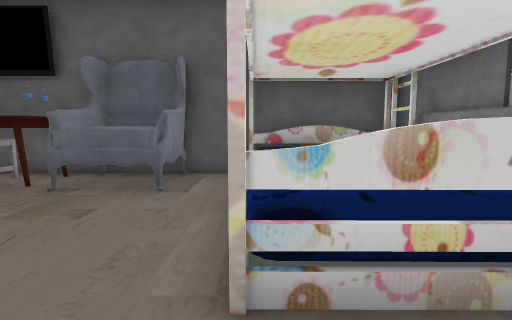
View 1 (above)

12 first-person views from a walk through a Unity game level. The camera is 1.2 m above the floor, tilts 6° down and sees 80° across. The floor is counted in squares, 1 m on a side. Each view is taken from the middle of a square. On the plan, view 1 faces up. The plan holds only what a view shows up to about 13 squares ahead; the rest is blank. The place goes on beyond the plan. The player is left out. Some surface patterns are stand-ins.

View 2
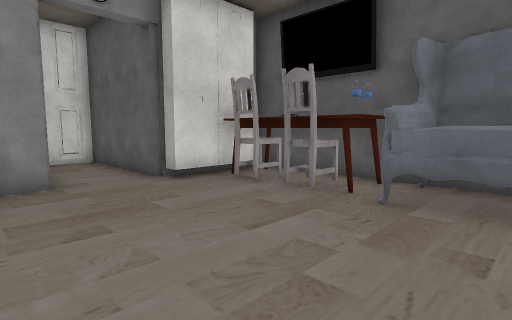

View 3
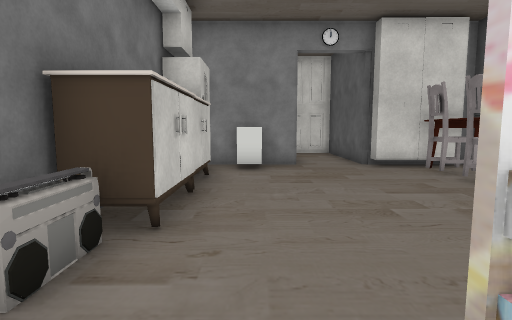

View 4
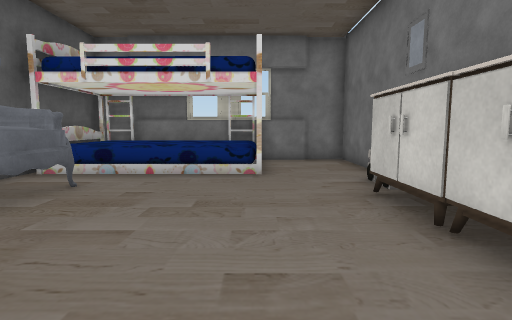

View 5
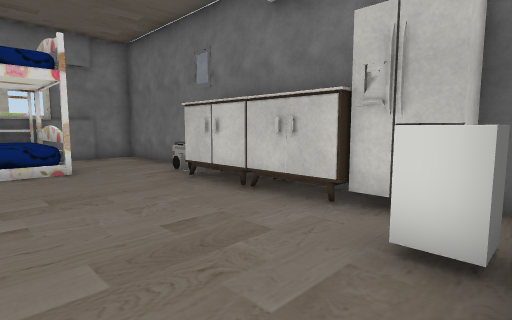

View 6
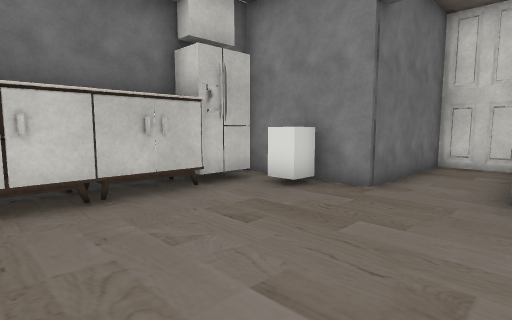

View 7
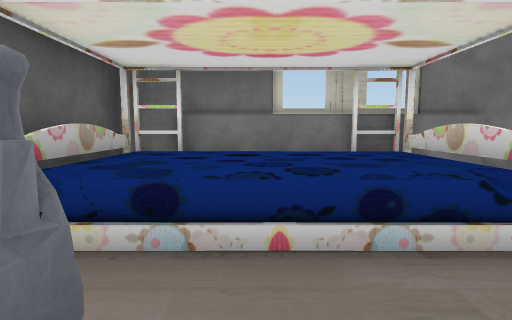

View 8
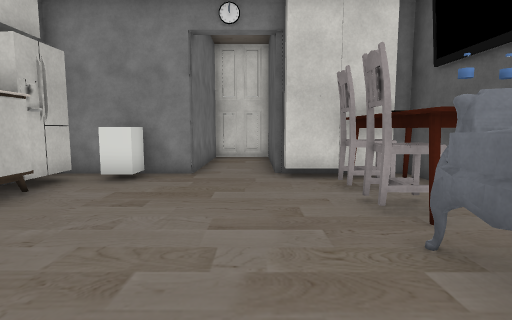

View 9
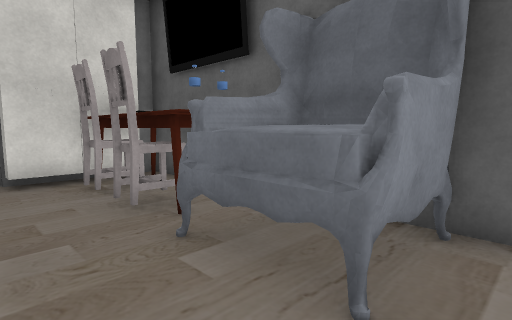

View 10
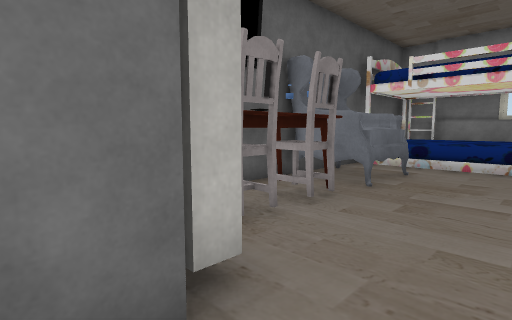

View 11
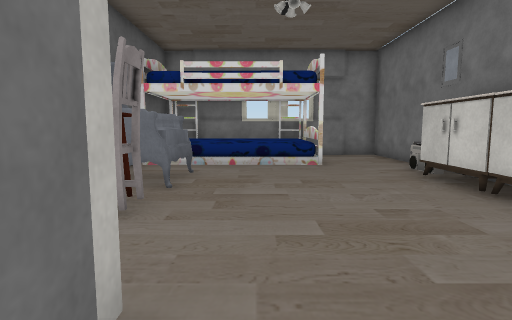

View 12
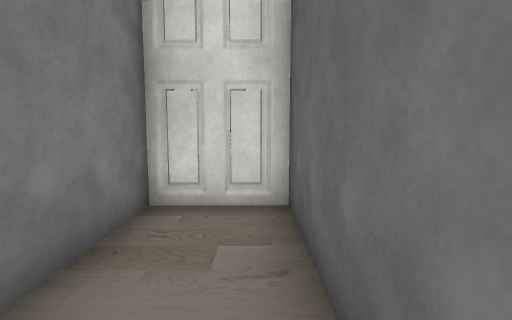

### Floor plan
Points are (right, up) in squares from view 1. A wall is a line through its corners. A room is listed if a view was taken in it or the views show most of it. See-through windows are left out.
Room 1 (views 1, 2, 3, 4, 5, 6, 7, 8, 9, 10, 11, 12)
walls: (-4.5, 6.1) (-5.5, 6.1); (-4.9, 6.2) (-5.7, 6.2); (-9, 4.5) (-13.6, 4.5) (-13.6, 2.3) (-9, 2.3) (-9, -1.2); (-0.5, -1.3) (3.7, -1.3) (3.7, 8) (-9, 8); (3.5, 0.1) (3.5, 6.7)
objects: fridge (-8, -1) to (-7, 0); bin (-8, 0) to (-8, 1); other object (-8, 6) to (-8, 7); chair (-7, 6); cabinet (-6, -1) to (-5, 0); chair (-6, 5); other object (-6, 6); cabinet (-5, -1) to (-3, 0); other object (-4, 6) to (-2, 7); speaker (-2, -1) to (-1, -1); bed (0, 2) to (3, 7)

Positions as (right, up) in squares from view 1, and headings:
1: (0, 0), facing up
2: (-2, 1), facing up-left
3: (1, 1), facing left
4: (-8, 2), facing right
5: (-9, 4), facing down-right
6: (-3, 5), facing down-left
7: (-3, 5), facing right
8: (-1, 4), facing left
9: (-1, 4), facing up-left
10: (-10, 3), facing up-right
11: (-10, 4), facing right
12: (-9, 4), facing left
